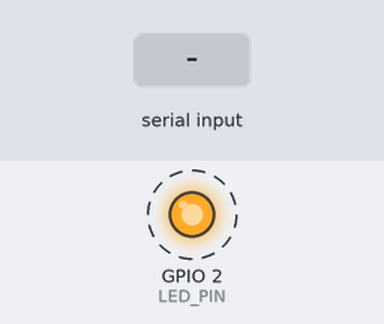
The program below on a simulated ESP32. On the bench: output pins drawn as LEDs (lit = HIGH). Dashed ring = blinking. The test bench sets the inputs (shaded band). What the program prints to the serial monitor is not drawn.

Above: at 1.2 s.
1.3 s: "+" received over Serial
3.4 s: "-" received over Serial
Timing chart, 0 to 11.3 s (numbered marks = the images above; inputs shaded):
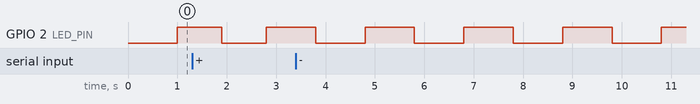

Measured:
- by itself, GPIO 2 (LED_PIN): alternates HIGH for 1.0 s and LOW for 1.0 s

The program:

main.cpp
```cpp
#include <Arduino.h>

#define LED_PIN 2

unsigned long lastStateToggleTime = 0;
unsigned long lastSerialSendTime = 0;

// Make this variable non-const so we can change it dynamically
unsigned long toggleInterval = 1000;
const unsigned long serialInterval = 100;

bool ledState = false;

void setup() {
    Serial.begin(115200);
    pinMode(LED_PIN, OUTPUT);
    digitalWrite(LED_PIN, LOW);
    Serial.println("--- ESP32 Command Listener Initialized ---");
    Serial.println("👉 Send '+' to blink faster, '-' to blink slower.");
}

void loop() {
    unsigned long currentMillis = millis();

    // 1. Check for incoming commands from the Raspberry Pi
    if (Serial.available() > 0) {
        char incomingChar = Serial.read();

        if (incomingChar == '+') {
            // Decrease the interval to blink faster (minimum limit 100ms)
            if (toggleInterval > 100) {
                toggleInterval -= 100;
            }
            Serial.print("⚡ SPEED INCREASED. New Interval: ");
            Serial.print(toggleInterval);
            Serial.println(" ms");
        }
        else if (incomingChar == '-') {
            // Increase the interval to blink slower (maximum limit 3000ms)
            if (toggleInterval < 3000) {
                toggleInterval += 100;
            }
            Serial.print("🐢 SPEED DECREASED. New Interval: ");
            Serial.print(toggleInterval);
            Serial.println(" ms");
        }
    }

    // 2. Handle LED Toggle state
    if (currentMillis - lastStateToggleTime >= toggleInterval) {
        lastStateToggleTime = currentMillis;
        ledState = !ledState;
        digitalWrite(LED_PIN, ledState ? HIGH : LOW);
    }

    // 3. Handle Serial Broadcast state every 100ms
    if (currentMillis - lastSerialSendTime >= serialInterval) {
        lastSerialSendTime = currentMillis;
        Serial.print("LED_STATE: ");
        Serial.print(ledState ? "ON" : "OFF");
        Serial.print(" (Interval: ");
        Serial.print(toggleInterval);
        Serial.println("ms)");
    }
}
```
